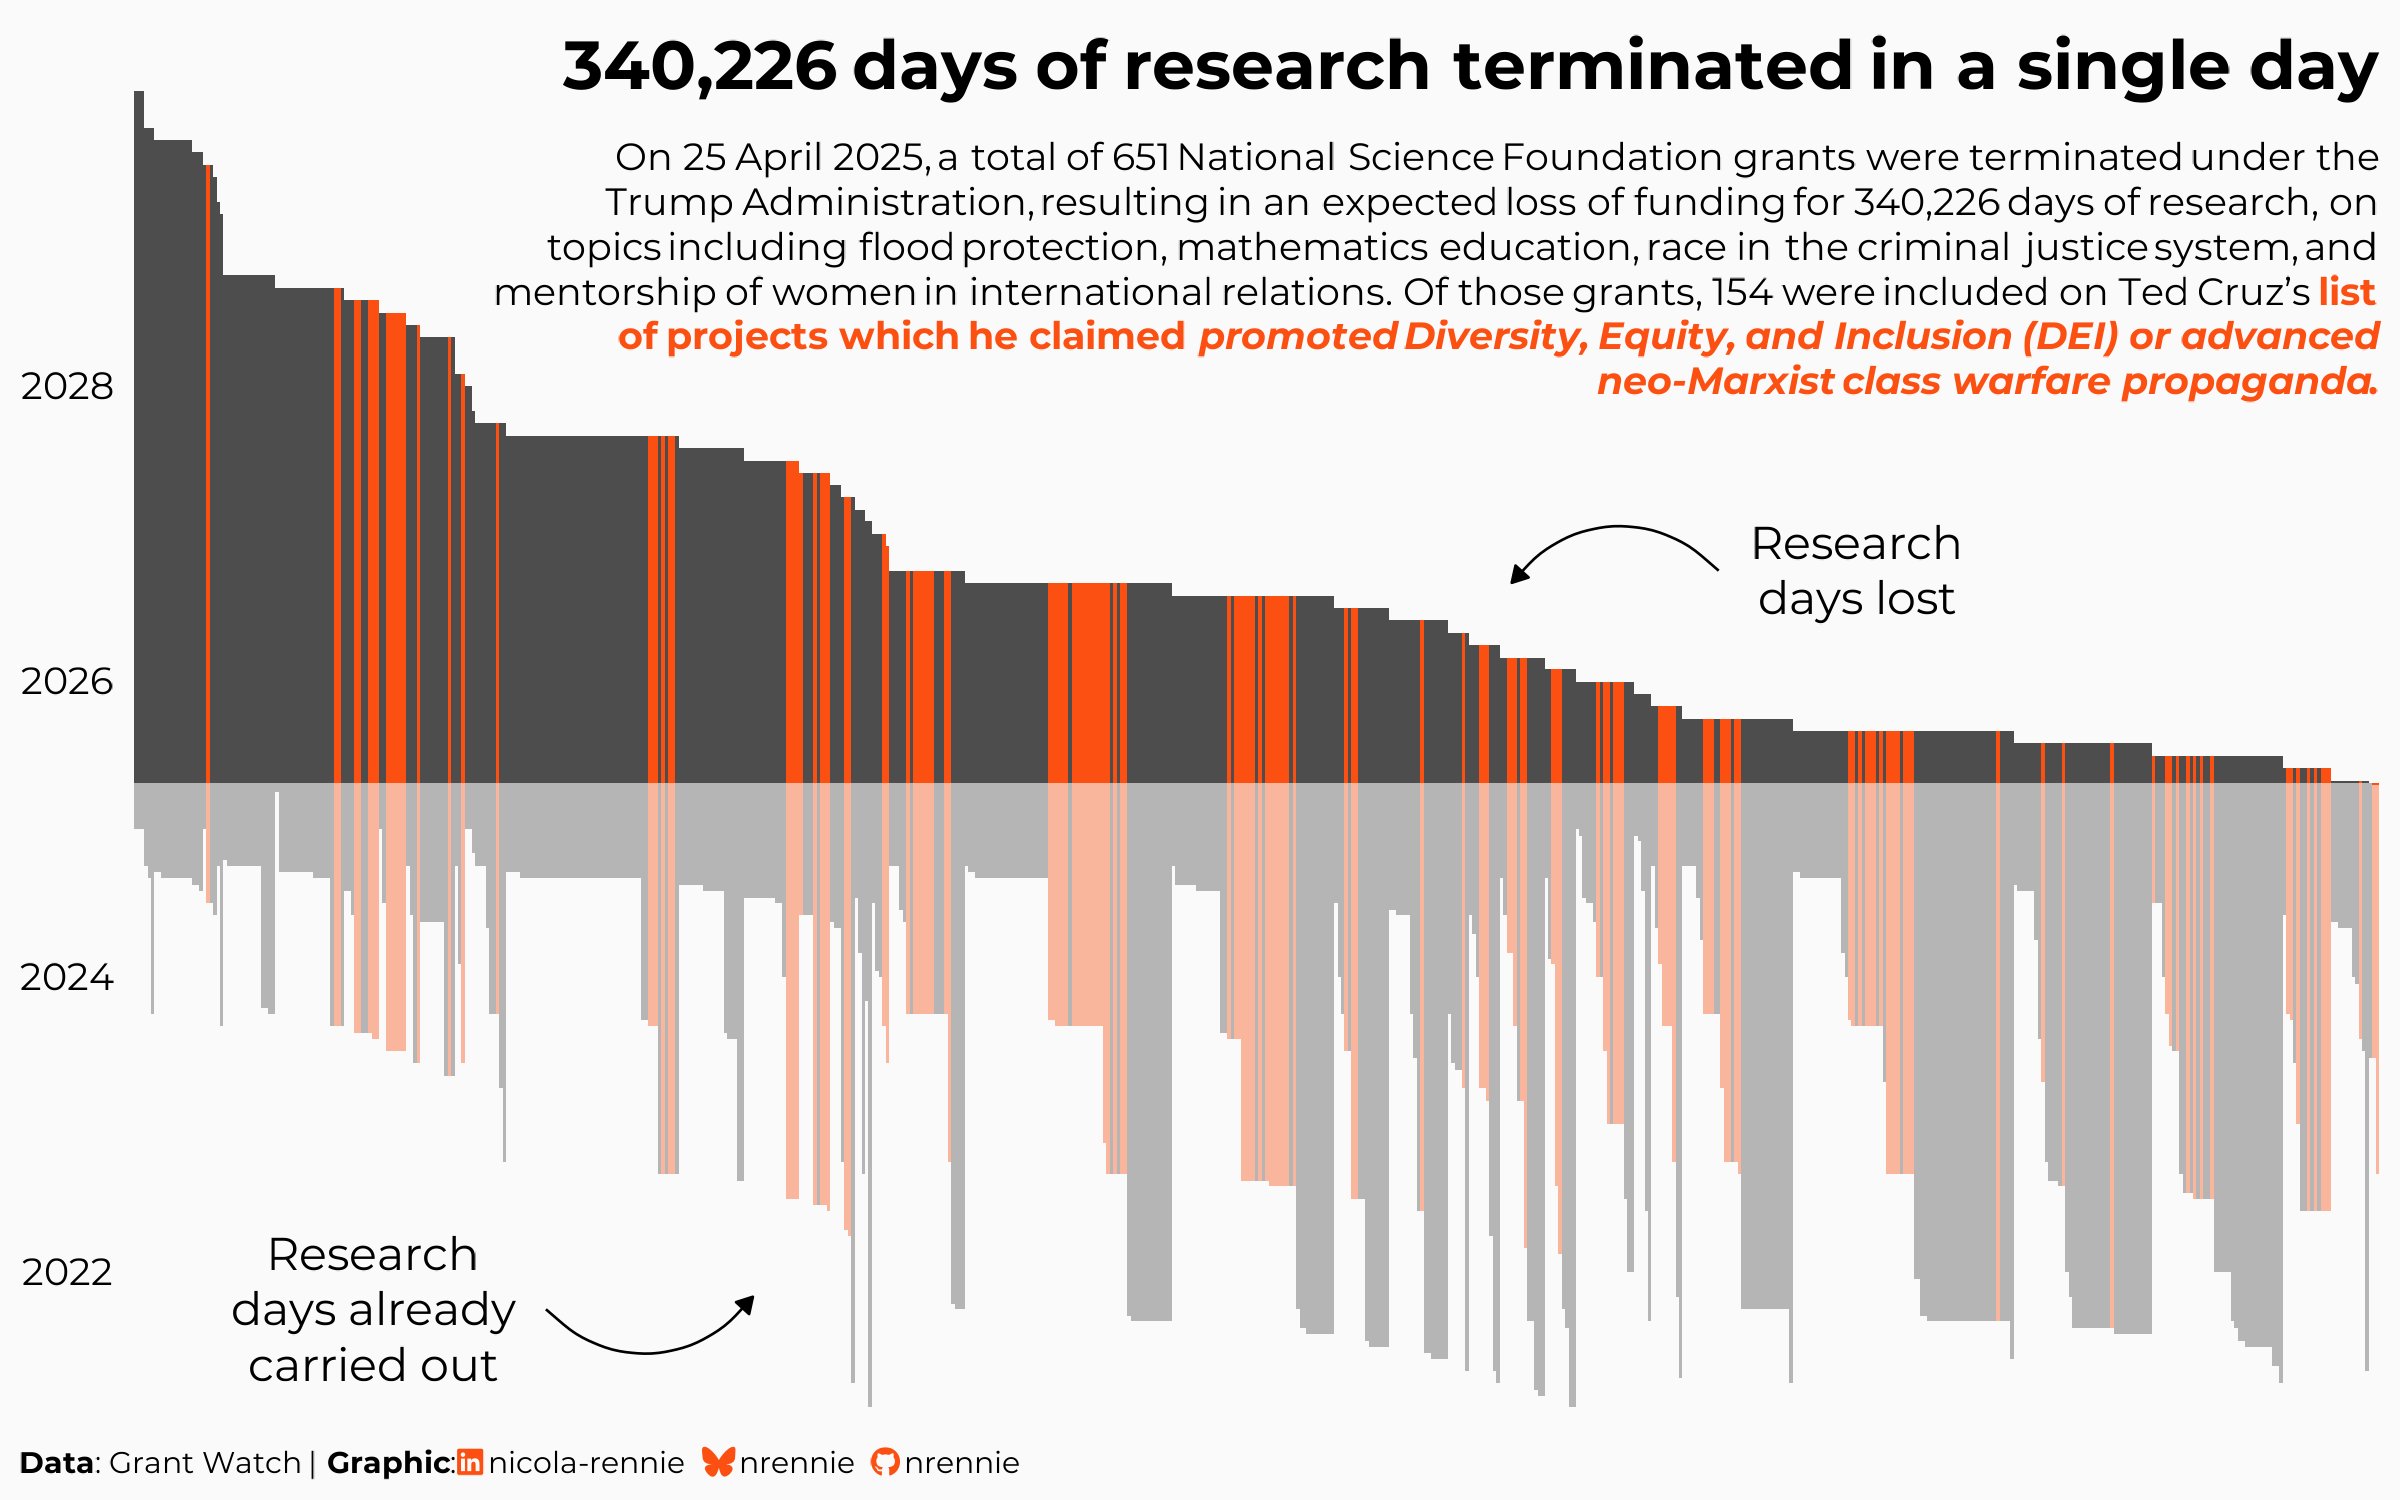

Here is the R script that generated this plot:
# Load packages -----------------------------------------------------------

library(tidyverse)
library(showtext)
library(camcorder)
library(ggtext)
library(nrBrand)
library(glue)


# Load data ---------------------------------------------------------------

tuesdata <- tidytuesdayR::tt_load("2025-05-06")
nsf_terminations <- tuesdata$nsf_terminations


# Functions ---------------------------------------------------------------

curved_arrow <- function(x_start, x_end, y_start, y_end, ...) {
  annotate(
    geom = "curve",
    x = x_start,
    xend = x_end,
    y = y_start,
    yend = y_end,
    linewidth = 0.3,
    color = text_col,
    arrow = arrow(
      length = unit(1.5, "mm"), type = "closed"
    ),
    ...
  )
}


# Load fonts --------------------------------------------------------------

font_add_google("Montserrat")
showtext_auto()
showtext_opts(dpi = 300)


# Define colours and fonts-------------------------------------------------

bg_col <- "#d6cac8"
text_col <- "#3D0D00"
highlight_col <- "#c72b00"
null_col <- "grey30"

body_font <- "Montserrat"
title_font <- "Montserrat"


# Data wrangling ----------------------------------------------------------

plot_data <- nsf_terminations |>
  filter(termination_letter_date == ymd("20250425")) |>
  select(in_cruz_list, nsf_startdate, termination_letter_date, nsf_expected_end_date) |>
  mutate(
    days_lost = nsf_expected_end_date - termination_letter_date,
    days_done = termination_letter_date - nsf_startdate
  ) |>
  arrange(desc(days_lost), days_done) |>
  mutate(id = factor(row_number())) |>
  mutate(
    days_done = as.numeric(days_done, unit = "days"),
    days_lost = as.numeric(days_lost, unit = "days")
  )

tot_days_lost <- plot_data |>
  filter(days_lost > 0) |>
  pull(days_lost) |>
  sum()

cruz <- plot_data |>
  filter(in_cruz_list) |>
  nrow()

# Start recording ---------------------------------------------------------

gg_record(
  dir = file.path("2025", "2025-05-06", "recording"),
  device = "png",
  width = 8,
  height = 5,
  units = "in",
  dpi = 300
)


# Define text -------------------------------------------------------------

social <- nrBrand::social_caption(
  bg_colour = bg_col,
  icon_colour = highlight_col,
  font_colour = text_col,
  font_family = body_font,
  mastodon = NA
)
title <- glue("{format(tot_days_lost, big.mark = ',')} days of research terminated in a single day")
st <- glue("On 25 April 2025, a total of {nrow(plot_data)} National Science Foundation grants were terminated under the Trump Administration, resulting in an expected loss of funding for {format(tot_days_lost, big.mark = ',')} days of research, on topics including flood protection, mathematics education, race in the criminal justice system, and mentorship of women in international relations. Of those grants, {cruz} were included on Ted Cruz's <span style='color:{highlight_col}'>**list of projects which he claimed *promoted Diversity, Equity, and Inclusion (DEI) or advanced neo-Marxist class warfare propaganda*.**</span>")
cap <- paste0(
  "**Data**: Grant Watch | **Graphic**:", social
)


# Plot --------------------------------------------------------------------

ggplot(
  data = plot_data
) +
  geom_tile(
    mapping = aes(
      x = id,
      y = termination_letter_date - (days_done / 2),
      height = -days_done,
      width = 1,
      fill = in_cruz_list
    ),
    alpha = 0.4,
    linewidth = 0,
    colour = NA
  ) +
  geom_tile(
    mapping = aes(
      x = id,
      y = termination_letter_date + (days_lost / 2),
      height = days_lost,
      width = 1,
      fill = in_cruz_list
    ),
    alpha = 1,
    linewidth = 0,
    colour = NA
  ) +
  annotate("text",
    x = "500", y = ymd("20261001"),
    family = body_font,
    label = str_wrap("Research days terminated", 12),
    lineheight = 1
  ) +
  curved_arrow("460", "400",
               ymd("20261001"), ymd("20260901"),
               curvature = 0.5) +
  annotate("text",
    x = "70", y = ymd("20211001"),
    family = body_font,
    label = str_wrap("Research days already carried out", 12),
    lineheight = 1
  ) +
  curved_arrow("120", "180",
               ymd("20211001"), ymd("20211101"),
               curvature = 0.5) +
  scale_y_date() +
  scale_fill_manual(values = c(null_col, highlight_col)) +
  coord_cartesian(expand = FALSE) +
  labs(
    title = title,
    subtitle = st,
    caption = cap
  ) +
  theme_void(base_family = body_font, base_size = 9) +
  theme(
    axis.text.y = element_text(margin = margin(r = 5)),
    plot.margin = margin(5, 5, 5, 5),
    legend.position = "none",
    plot.title.position = "plot",
    plot.caption.position = "plot",
    plot.background = element_rect(fill = bg_col, colour = bg_col),
    panel.background = element_rect(fill = bg_col, colour = bg_col),
    plot.title = element_textbox_simple(
      colour = text_col,
      hjust = 1,
      halign = 1,
      margin = margin(b = 5, t = 5),
      lineheight = 0.5,
      family = title_font,
      face = "bold",
      size = rel(1.8)
    ),
    plot.subtitle = element_textbox_simple(
      colour = text_col,
      hjust = 1,
      halign = 1,
      margin = margin(b = -75, t = 5),
      maxwidth = 0.8,
      family = body_font
    ),
    plot.caption = element_textbox_simple(
      colour = text_col,
      hjust = 0,
      halign = 0,
      margin = margin(b = 0, t = 10),
      lineheight = 0.5,
      family = body_font
    ),
    strip.text = element_blank(),
    panel.spacing = unit(0, "lines")
  )


# Save gif ----------------------------------------------------------------

ggsave(
  filename = file.path("2025", "2025-05-06", paste0("20250506", ".png")),
  height = 5,
  width = 8,
  bg = bg_col,
  units = "in",
  dpi = 300
)

gg_playback(
  name = file.path("2025", "2025-05-06", paste0("20250506", ".gif")),
  first_image_duration = 4,
  last_image_duration = 20,
  frame_duration = .25,
  background = bg_col
)
